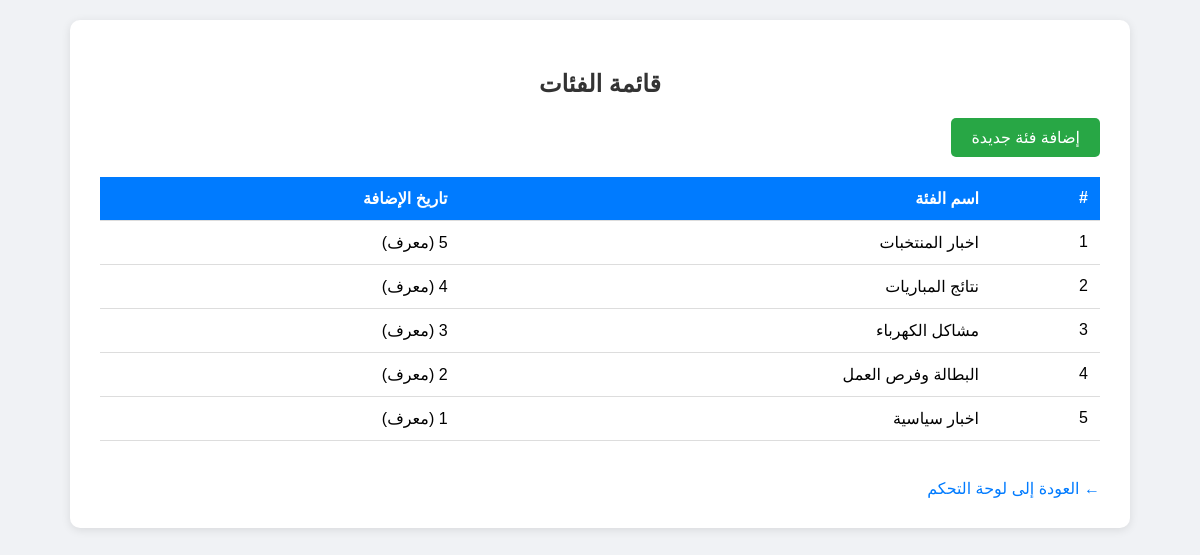
The page /view_categories.php (signed in) on the database its author committed.
### tables this page shows
CREATE TABLE `categories` (
  `id` int(11) NOT NULL,
  `name` varchar(100) NOT NULL
);

### view_categories.php (the view, shortened to what this page needs)
<?php
require_once 'config.php';
$stmt = $pdo->query("SELECT * FROM categories ORDER BY id DESC");
$categories = $stmt->fetchAll();
?>
<!DOCTYPE html>
<html lang="ar" dir="rtl">
<head>
</head>
<body>
    <div class="container">
        <h2> قائمة الفئات</h2>
        <a href="add_category.php" class="btn-add">إضافة فئة جديدة</a>
        <?php if(count($categories) > 0): ?>
            <table>
                <thead>
                    <tr>
                        <th>#</th>
                        <th>اسم الفئة</th>
                        <th>تاريخ الإضافة</th>
                    </tr>
                </thead>
                <tbody>
                    <?php foreach($categories as $index => $category): ?>
                        <tr>
                            <td><?php echo $index + 1; ?></td>
                            <td><?php echo htmlspecialchars($category['name']); ?></td>
                            <td><?php echo $category['id']; ?> (معرف)</td>
                        </tr>
                    <?php endforeach; ?>
                </tbody>
            </table>
        <?php else: ?>
            <div class="no-data">لا توجد فئات مضافة حتى الآن</div>
        <?php endif; ?>
        <br>
        <a href="dashboard.php" class="back-link">← العودة إلى لوحة التحكم</a>
    </div>
</body>
</html>

### view_categories.php (style rules this page uses)
body { font-family: Arial, sans-serif; background-color: #f0f2f5; margin: 0; padding: 20px; }
.container { max-width: 1000px; margin: 0 auto; background: white; padding: 30px; border-radius: 10px; box-shadow: 0 2px 10px rgba(0,0,0,0.1); }
h2 { text-align: center; color: #333; margin-bottom: 20px; }
table { width: 100%; border-collapse: collapse; }
th, td { padding: 12px; text-align: right; border-bottom: 1px solid #ddd; }
th { background-color: #007bff; color: white; }
.back-link { display: inline-block; margin-top: 20px; color: #007bff; text-decoration: none; }
.btn-add { background-color: #28a745; color: white; padding: 10px 20px; text-decoration: none; border-radius: 5px; display: inline-block; margin-bottom: 20px; }

### rows shown on the page
categories: name "اخبار المنتخبات"
categories: name "نتائج المباريات"
categories: name "مشاكل الكهرباء"
categories: name "البطالة وفرص العمل"
categories: name "اخبار سياسية"
